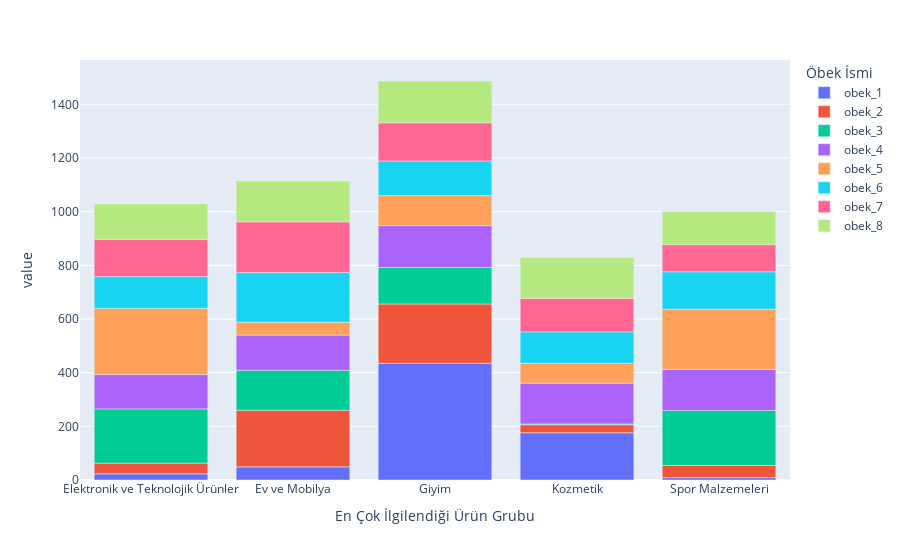

Here is the notebook cell this chart was saved with:
### Code cell
import plotly.express as px

grouped = df2.groupby(['En Çok İlgilendiği Ürün Grubu', 'Öbek İsmi'])
grouped_size = grouped.size().unstack()

fig = px.bar(grouped_size)
fig.show()

### Figure 1 — Plotly figure (JSON) as saved in the notebook; plotly's stock layout.template omitted (floating-point values rounded to 4 significant figures)
{"data": [{"alignmentgroup": "True", "hovertemplate": "Öbek İsmi=obek_1<br>En Çok İlgilendiği Ürün Grubu=%{x}<br>value=%{y}<extra></extra>", "legendgroup": "obek_1", "marker": {"color": "#636efa", "pattern": {"shape": ""}}, "name": "obek_1", "offsetgroup": "obek_1", "orientation": "v", "showlegend": true, "textposition": "auto", "x": ["Elektronik ve Teknolojik Ürünler", "Ev ve Mobilya", "Giyim", "Kozmetik", "Spor Malzemeleri"], "xaxis": "x", "y": [23, 49, 435, 176, 9], "yaxis": "y", "type": "bar"}, {"alignmentgroup": "True", "hovertemplate": "Öbek İsmi=obek_2<br>En Çok İlgilendiği Ürün Grubu=%{x}<br>value=%{y}<extra></extra>", "legendgroup": "obek_2", "marker": {"color": "#EF553B", "pattern": {"shape": ""}}, "name": "obek_2", "offsetgroup": "obek_2", "orientation": "v", "showlegend": true, "textposition": "auto", "x": ["Elektronik ve Teknolojik Ürünler", "Ev ve Mobilya", "Giyim", "Kozmetik", "Spor Malzemeleri"], "xaxis": "x", "y": [40, 211, 221, 30, 45], "yaxis": "y", "type": "bar"}, {"alignmentgroup": "True", "hovertemplate": "Öbek İsmi=obek_3<br>En Çok İlgilendiği Ürün Grubu=%{x}<br>value=%{y}<extra></extra>", "legendgroup": "obek_3", "marker": {"color": "#00cc96", "pattern": {"shape": ""}}, "name": "obek_3", "offsetgroup": "obek_3", "orientation": "v", "showlegend": true, "textposition": "auto", "x": ["Elektronik ve Teknolojik Ürünler", "Ev ve Mobilya", "Giyim", "Kozmetik", "Spor Malzemeleri"], "xaxis": "x", "y": [202, 149, 136, 3, 205], "yaxis": "y", "type": "bar"}, {"alignmentgroup": "True", "hovertemplate": "Öbek İsmi=obek_4<br>En Çok İlgilendiği Ürün Grubu=%{x}<br>value=%{y}<extra></extra>", "legendgroup": "obek_4", "marker": {"color": "#ab63fa", "pattern": {"shape": ""}}, "name": "obek_4", "offsetgroup": "obek_4", "orientation": "v", "showlegend": true, "textposition": "auto", "x": ["Elektronik ve Teknolojik Ürünler", "Ev ve Mobilya", "Giyim", "Kozmetik", "Spor Malzemeleri"], "xaxis": "x", "y": [128, 131, 156, 152, 153], "yaxis": "y", "type": "bar"}, {"alignmentgroup": "True", "hovertemplate": "Öbek İsmi=obek_5<br>En Çok İlgilendiği Ürün Grubu=%{x}<br>value=%{y}<extra></extra>", "legendgroup": "obek_5", "marker": {"color": "#FFA15A", "pattern": {"shape": ""}}, "name": "obek_5", "offsetgroup": "obek_5", "orientation": "v", "showlegend": true, "textposition": "auto", "x": ["Elektronik ve Teknolojik Ürünler", "Ev ve Mobilya", "Giyim", "Kozmetik", "Spor Malzemeleri"], "xaxis": "x", "y": [247, 48, 112, 74, 225], "yaxis": "y", "type": "bar"}, {"alignmentgroup": "True", "hovertemplate": "Öbek İsmi=obek_6<br>En Çok İlgilendiği Ürün Grubu=%{x}<br>value=%{y}<extra></extra>", "legendgroup": "obek_6", "marker": {"color": "#19d3f3", "pattern": {"shape": ""}}, "name": "obek_6", "offsetgroup": "obek_6", "orientation": "v", "showlegend": true, "textposition": "auto", "x": ["Elektronik ve Teknolojik Ürünler", "Ev ve Mobilya", "Giyim", "Kozmetik", "Spor Malzemeleri"], "xaxis": "x", "y": [118, 185, 129, 117, 139], "yaxis": "y", "type": "bar"}, {"alignmentgroup": "True", "hovertemplate": "Öbek İsmi=obek_7<br>En Çok İlgilendiği Ürün Grubu=%{x}<br>value=%{y}<extra></extra>", "legendgroup": "obek_7", "marker": {"color": "#FF6692", "pattern": {"shape": ""}}, "name": "obek_7", "offsetgroup": "obek_7", "orientation": "v", "showlegend": true, "textposition": "auto", "x": ["Elektronik ve Teknolojik Ürünler", "Ev ve Mobilya", "Giyim", "Kozmetik", "Spor Malzemeleri"], "xaxis": "x", "y": [138, 189, 142, 125, 101], "yaxis": "y", "type": "bar"}, {"alignmentgroup": "True", "hovertemplate": "Öbek İsmi=obek_8<br>En Çok İlgilendiği Ürün Grubu=%{x}<br>value=%{y}<extra></extra>", "legendgroup": "obek_8", "marker": {"color": "#B6E880", "pattern": {"shape": ""}}, "name": "obek_8", "offsetgroup": "obek_8", "orientation": "v", "showlegend": true, "textposition": "auto", "x": ["Elektronik ve Teknolojik Ürünler", "Ev ve Mobilya", "Giyim", "Kozmetik", "Spor Malzemeleri"], "xaxis": "x", "y": [133, 152, 156, 152, 124], "yaxis": "y", "type": "bar"}], "layout": {"xaxis": {"anchor": "y", "domain": [0, 1], "title": {"text": "En Çok İlgilendiği Ürün Grubu"}}, "yaxis": {"anchor": "x", "domain": [0, 1], "title": {"text": "value"}}, "legend": {"title": {"text": "Öbek İsmi"}, "tracegroupgap": 0}, "margin": {"t": 60}, "barmode": "relative"}}
